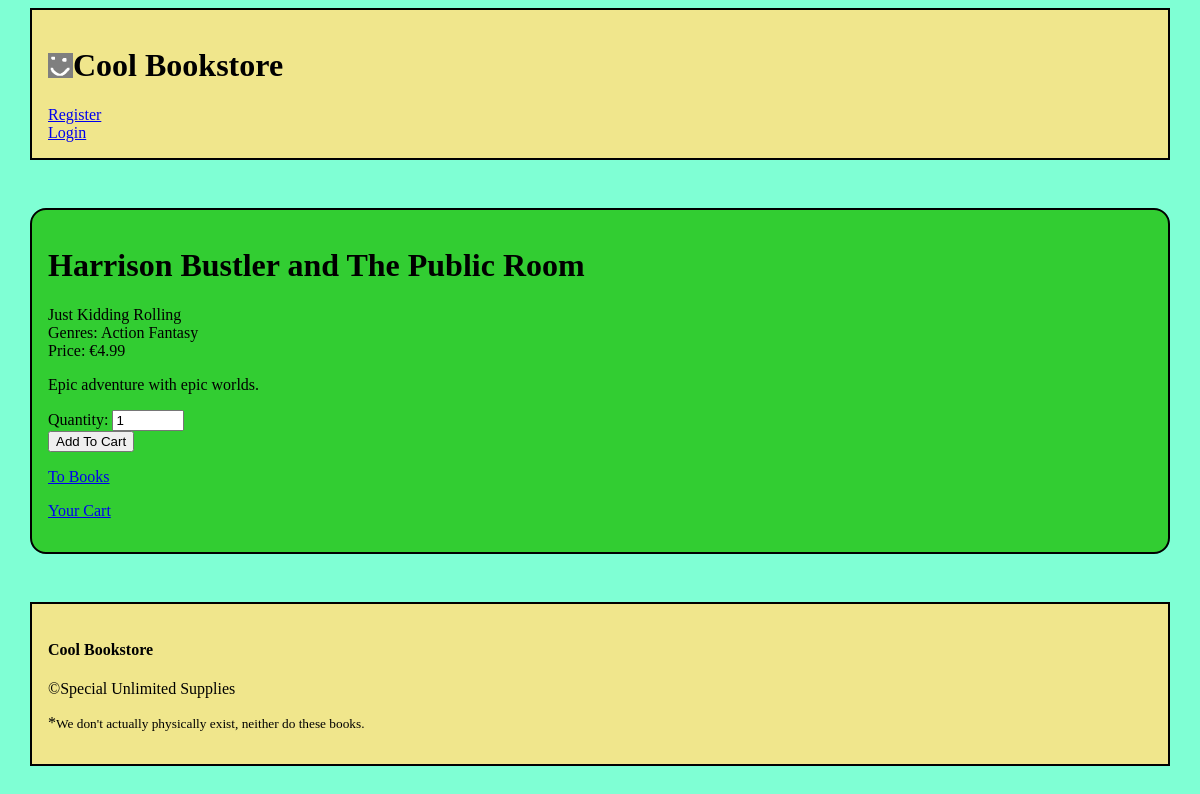
Screenshot of /book/1 with the database file from the repository.
### tables this page shows
CREATE TABLE books

(   
    book_id INTEGER PRIMARY KEY AUTOINCREMENT,
    author_id INTEGER NOT NULL,
    title TEXT NOT NULL,
    price REAL NOT NULL,
    description TEXT
    
);

CREATE TABLE authors
--autoincrement creates a value for each entry in order of creation
(
    author_id INTEGER PRIMARY KEY AUTOINCREMENT,
    name TEXT NOT NULL
    
);

CREATE TABLE genres
(   
    book_id INTEGER NOT NULL,
    genre_name TEXT NOT NULL
);

### app.py (the view, shortened to what this page needs)
@app.route("/book/<int:book_id>", methods=["GET", "POST"])
def book(book_id):
    form=BookForm()
    db=get_db()
    quantity=1
    cart_quantity=None
    if 'cart' in session: #if book_id of current book exists
        if book_id in session["cart"]:
            cart_quantity=session["cart"][book_id]["quantity"] #cart_quantity value assigned book's quantity
    book=db.execute("""SELECT DISTINCT books.title, authors.name, books.price, books.description
                        FROM authors
                        JOIN books
                        JOIN genres
                        ON authors.author_id = books.author_id
                        AND genres.book_id = books.book_id
                        WHERE books.book_id = ?;""", (book_id,)).fetchone()
    genre=db.execute("""SELECT genres.genre_name
                        FROM books JOIN genres
                        ON books.book_id=genres.book_id
                        WHERE books.book_id = ?;""", (book_id,)).fetchall()
    genres = db.execute("""SELECT DISTINCT genre_name FROM genres
                                ORDER BY genre_name ASC;""").fetchall()
    form.edit_price.data = book["price"]
    return render_template("book.html", form=form, book=book, cart_quantity=cart_quantity, genre=genre, genres=genres, discount=discount())

### forms.py
class BookForm(FlaskForm):
    amount=IntegerField("Amount:", default=1, validators=[NumberRange(-100,100)])
    submit = SubmitField("Add To Cart")
    quantity=IntegerField("Quantity:", default=1, validators=[NumberRange(-100,100)])
    confirm= SubmitField("Confirm Changes")
    delete_entry=BooleanField("Delete Book from database?")
    edit_price=DecimalField("Edit Price:")

### app.py (called while the page is built, shortened)
@app.before_request
def load_logged_in_user():
    g.user = session.get("user_id", None)
    g.current_date = datetime.now().strftime("%Y-%m-%d")

def discount():
    discount = 1
    return discount

### database.py (called while the page is built)
def get_db():
    if "db" not in g:
        g.db = sqlite3.connect(DATABASE,
            detect_types=sqlite3.PARSE_DECLTYPES
        )
        g.db.row_factory = sqlite3.Row
    return g.db

### templates/book.html (shortened to what this page needs)
{% extends "base.html" %}
{% block main_content %}
<form action="" method="POST" novalidate>
    <ul>
        <li>
            <h1>{{ book["title"]}}</h1>
        </li>
        <li>
            {{ book["name"] }}
        </li>
        <li>Genres:
            {% for tag in genre %}
                {{ tag["genre_name"] }}
            {% endfor %}
        </li>
        <li>Price: &euro;{{ "%.2f" % (book["price"]*discount) }}</li>
    </ul>
    <p>{{ book["description"] }}</p>
    {% if session["admin"] %}
        <section>
            {{render_field(form.edit_price)}}
            <br/>
            {{ form.delete_entry.label }}
            {{ form.delete_entry() }}
            <br/>
            {{ form.confirm() }}
        </section>
    {% else %}
        <section>
            <p>
                {{render_field(form.quantity)}}
                <br/>
                {{ form.submit() }}
            </p>
        </section>
    {% endif %}
    <p>
        <a href="{{url_for('books')}}">To Books</a>
    </p>
    {% if not session["admin"] %}
        <p>
            <a href="{{url_for('cart')}}">Your Cart</a>
        </p>
    {% endif %}
</form>
{% endblock %}

### static/styles.css (style rules this page uses)
:root { background-color: aquamarine; --base-border-color: black; --base-bg-color: khaki; --base-bg-color-2: limegreen; }
body { width: 95%; margin: 0.5em auto; }
ul { list-style-type: none; padding: 0; margin: 0; }
@media screen and (min-width: 480px) { body { display: grid; grid-template-columns: 1fr; grid-template-areas: 'top' 'mid' 'bottom' ; row-gap: 3em; } }

### rows the page displays
books: title "Harrison Bustler and The Public Room", description "Epic adventure with epic worlds."
authors: name "Just Kidding Rolling"
genres: genre_name "Action"
genres: genre_name "Fantasy"

### other values shown
{{ "%.2f" % (book["price"]*discount) }} "4.99"
{{ field.label }} "Quantity:"
